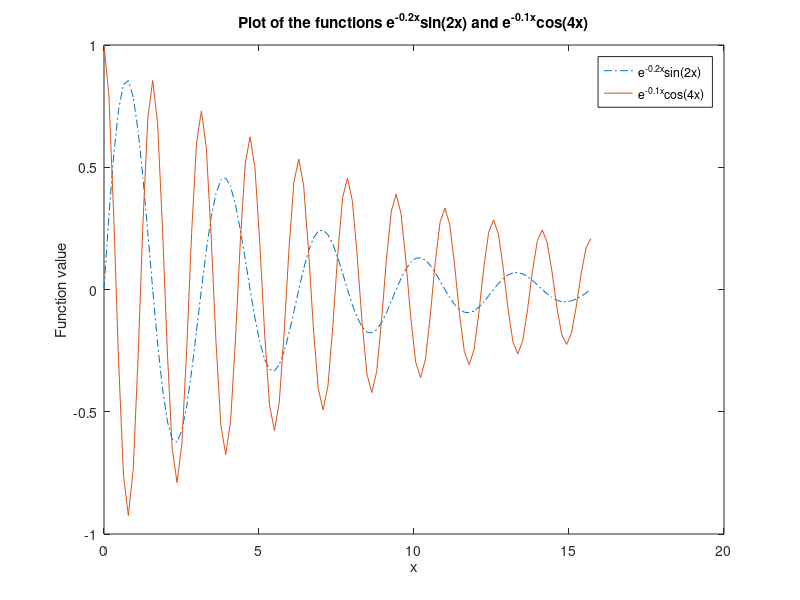

Here is the MATLAB script that generated this plot:
a = @(x) exp(-0.2*x).*sin(2*x);
b = @(x) exp(-0.1*x).*cos(4*x);

x = 0:pi/20:5*pi;

figure; 
plot(x, a(x), 'DisplayName', 'e^{-0.2x}sin(2x)', 'LineStyle', '-.');
hold on;
plot(x, b(x), 'DisplayName', 'e^{-0.1x}cos(4x)');
hold off;
legend show;
xlabel('x');
ylabel('Function value');
title('Plot of the functions e^{-0.2x}sin(2x) and e^{-0.1x}cos(4x)');
handle = gcf
